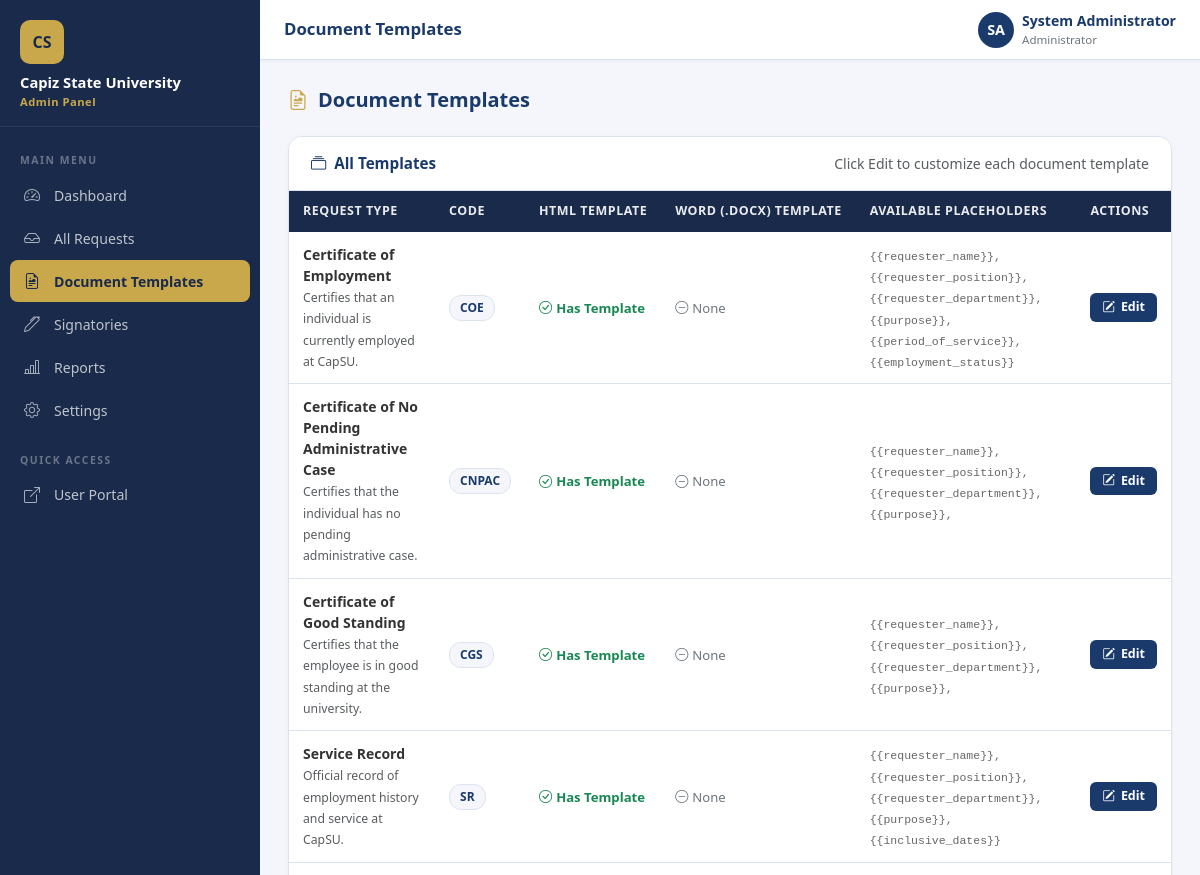
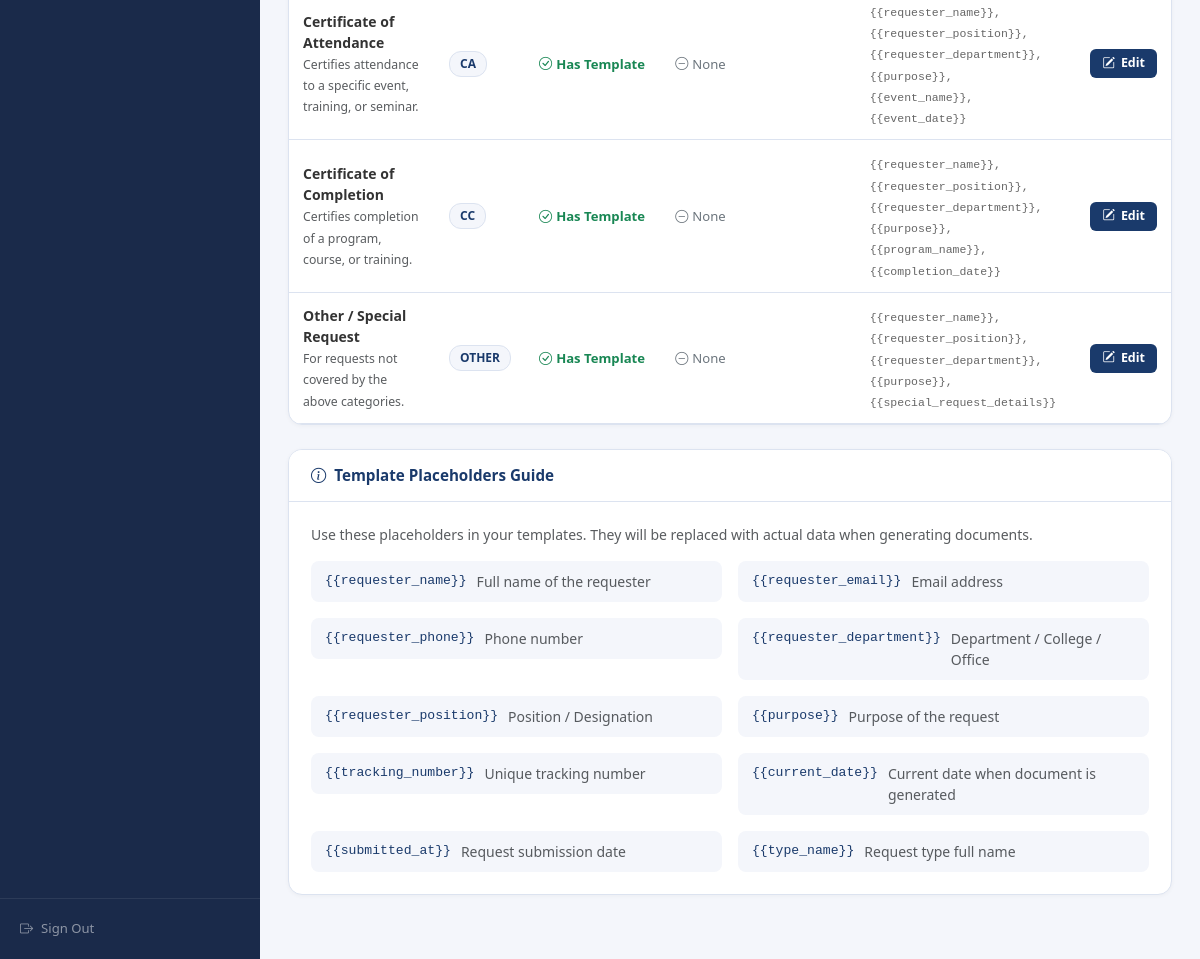
Screenshot of /admin/templates.php (signed in) with the database file from the repository (2 pictures, top to bottom).
### tables this page shows
CREATE TABLE IF NOT EXISTS settings (
  id INT PRIMARY KEY AUTO_INCREMENT,
  setting_key VARCHAR(100) UNIQUE NOT NULL,
  setting_value TEXT,
  updated_at TIMESTAMP DEFAULT CURRENT_TIMESTAMP ON UPDATE CURRENT_TIMESTAMP
);

CREATE TABLE IF NOT EXISTS document_templates (
  id INT PRIMARY KEY AUTO_INCREMENT,
  request_type_id INT NOT NULL UNIQUE,
  template_content LONGTEXT,
  header_html LONGTEXT,
  footer_html TEXT,
  layout_json JSON,
  template_docx_path VARCHAR(255) DEFAULT NULL,
  updated_at TIMESTAMP DEFAULT CURRENT_TIMESTAMP ON UPDATE CURRENT_TIMESTAMP,
  FOREIGN KEY (request_type_id) REFERENCES request_types(id)
);

CREATE TABLE IF NOT EXISTS request_types (
  id INT PRIMARY KEY AUTO_INCREMENT,
  code VARCHAR(20) UNIQUE NOT NULL,
  name VARCHAR(150) NOT NULL,
  description TEXT,
  form_fields JSON,
  is_active TINYINT(1) DEFAULT 1
);

### includes/functions.php (called while the page is built, shortened)
<?php
function get_setting($key) {
    $db = get_db();
    $stmt = $db->prepare('SELECT setting_value FROM settings WHERE setting_key = ?');
    $stmt->execute([$key]);
    $row = $stmt->fetch();
    return $row ? $row['setting_value'] : null;
}
function get_request_types_with_templates() {
    $db = get_db();
    $stmt = $db->query(
        'SELECT rt.*, dt.id AS template_id, dt.template_content,
                dt.header_html, dt.footer_html, dt.layout_json,
                dt.template_docx_path
         FROM request_types rt
         LEFT JOIN document_templates dt ON rt.id = dt.request_type_id
         ORDER BY rt.id ASC'
    );
    return $stmt->fetchAll();
}

### admin/templates.php (the view, shortened to what this page needs)
<?php
require_once __DIR__ . '/../includes/functions.php';
$templates = get_request_types_with_templates();
?>
<!DOCTYPE html>
<html lang="en">
<head>
    <link rel="stylesheet" href="https://cdn.jsdelivr.net/npm/bootstrap@5.3.2/dist/css/bootstrap.min.css">
    <link rel="stylesheet" href="https://cdn.jsdelivr.net/npm/bootstrap-icons@1.11.3/font/bootstrap-icons.min.css">
    <link rel="stylesheet" href="../assets/css/admin.css">
</head>
<body>
<?php include __DIR__ . '/includes/sidebar.php'; ?>
<div class="admin-main">
<?php include __DIR__ . '/includes/header.php'; ?>
<div class="admin-content">
    <div class="page-header-bar">
        <h4><i class="bi bi-file-earmark-richtext"></i> Document Templates</h4>
    </div>
    <div class="admin-card">
        <div class="card-header">
            <h5><i class="bi bi-collection"></i> All Templates</h5>
            <span class="text-muted small">Click Edit to customize each document template</span>
        </div>
        <div class="card-body p-0">
            <table class="admin-table">
                <thead>
                    <tr>
                        <th>Request Type</th>
                        <th>Code</th>
                        <th>HTML Template</th>
                        <th>Word (.docx) Template</th>
                        <th>Available Placeholders</th>
                        <th>Actions</th>
                    </tr>
                </thead>
                <tbody>
                    <?php foreach ($templates as $tpl): ?>
                    <tr>
                        <td>
                            <strong><?= htmlspecialchars($tpl['name']) ?></strong>
                            <br><small class="text-muted"><?= htmlspecialchars($tpl['description'] ?? '') ?></small>
                        </td>
                        <td>
                            <span class="status-badge" style="background:var(--light-bg);color:var(--primary-navy);border:1px solid var(--border-color);">
                                <?= htmlspecialchars($tpl['code']) ?>
                            </span>
                        </td>
                        <td>
                            <?php if ($tpl['template_content']): ?>
                            <span style="color:#198754;font-size:0.82rem;font-weight:600;"><i class="bi bi-check-circle me-1"></i>Has Template</span>
                            <?php else: ?>
                            <span style="color:#dc3545;font-size:0.82rem;font-weight:600;"><i class="bi bi-x-circle me-1"></i>No Template</span>
                            <?php endif; ?>
                        </td>
                        <td>
                            <?php if (!empty($tpl['template_docx_path'])): ?>
                            <span style="color:#198754;font-size:0.82rem;font-weight:600;"><i class="bi bi-file-word me-1"></i>Uploaded</span>
                            <?php else: ?>
                            <span style="color:#6c757d;font-size:0.82rem;"><i class="bi bi-dash-circle me-1"></i>None</span>
                            <?php endif; ?>
                        </td>
                        <td>
                            <code style="font-size:0.72rem;color:#666;">
                                {{requester_name}}, {{requester_position}},<br>
                                {{requester_department}}, {{purpose}},<br>
                                <?php
                                $fields = json_decode($tpl['form_fields'] ?? '[]', true) ?: [];
                                $ph = array_map(fn($f) => '{{'.$f['name'].'}}', $fields);
                                echo implode(', ', array_map('htmlspecialchars', $ph));
                                ?>
                            </code>
                        </td>
                        <td>
                            <a href="template_editor.php?type_id=<?= $tpl['id'] ?>" class="btn-admin-primary btn-admin-sm">
                                <i class="bi bi-pencil-square"></i> Edit
                            </a>
                        </td>
                    </tr>
                    <?php endforeach; ?>
                </tbody>
            </table>
        </div>
    </div>
    <div class="admin-card">
        <div class="card-header">
            <h5><i class="bi bi-info-circle"></i> Template Placeholders Guide</h5>
        </div>
        <div class="card-body">
            <p class="text-muted small mb-3">Use these placeholders in your templates. They will be replaced with actual data when generating documents.</p>
            <div class="row g-3">
                <?php
                $placeholders = [
                    ['{{requester_name}}',       'Full name of the requester'],
                    ['{{requester_email}}',      'Email address'],
                    ['{{requester_phone}}',      'Phone number'],
                    ['{{requester_department}}', 'Department / College / Office'],
                    ['{{requester_position}}',   'Position / Designation'],
                    ['{{purpose}}',              'Purpose of the request'],
                    ['{{tracking_number}}',      'Unique tracking number'],
                    ['{{current_date}}',         'Current date when document is generated'],
                    ['{{submitted_at}}',         'Request submission date'],
                    ['{{type_name}}',            'Request type full name'],
                ];
                foreach ($placeholders as $ph): ?>
                <div class="col-md-6">
                    <div style="background:var(--light-bg);border-radius:8px;padding:10px 14px;display:flex;gap:10px;align-items:flex-start;">
                        <code style="color:var(--primary-navy);font-size:0.82rem;white-space:nowrap;flex-shrink:0;"><?= $ph[0] ?></code>
                        <span class="text-muted small"><?= $ph[1] ?></span>
                    </div>
                </div>
                <?php endforeach; ?>
            </div>
        </div>
    </div>
</div>
</div>
</body>
</html>

### admin/includes/sidebar.php (shortened to what this page needs)
<?php
$current_page = basename($_SERVER['PHP_SELF']);
$uni_name = get_setting('university_name') ?: 'Capiz State University';
$nav_links = [
    ['href' => 'dashboard.php',     'icon' => 'bi-speedometer2',      'label' => 'Dashboard'],
    ['href' => 'requests.php',       'icon' => 'bi-inbox',              'label' => 'All Requests'],
    ['href' => 'templates.php',      'icon' => 'bi-file-earmark-richtext','label' => 'Document Templates'],
    ['href' => 'signatories.php',    'icon' => 'bi-pen',                'label' => 'Signatories'],
    ['href' => 'reports.php',        'icon' => 'bi-bar-chart-line',     'label' => 'Reports'],
    ['href' => 'settings.php',       'icon' => 'bi-gear',               'label' => 'Settings'],
];
?>
<aside class="admin-sidebar" id="adminSidebar">
    <div class="sidebar-brand">
        <div class="brand-logo">CS</div>
        <h6><?= htmlspecialchars($uni_name) ?></h6>
        <small>Admin Panel</small>
    </div>
    <nav class="sidebar-nav">
        <div class="nav-section-label">Main Menu</div>
        <ul class="list-unstyled mb-0">
            <?php foreach ($nav_links as $link): ?>
            <li class="nav-item">
                <a href="<?= $link['href'] ?>"
                   class="nav-link <?= ($current_page === $link['href']) ? 'active' : '' ?>">
                    <i class="bi <?= $link['icon'] ?>"></i>
                    <span><?= $link['label'] ?></span>
                </a>
            </li>
            <?php endforeach; ?>
        </ul>
        <div class="nav-section-label mt-2">Quick Access</div>
        <ul class="list-unstyled mb-0">
            <li class="nav-item">
                <a href="../index.php" target="_blank" class="nav-link">
                    <i class="bi bi-box-arrow-up-right"></i>
                    <span>User Portal</span>
                </a>
            </li>
        </ul>
    </nav>
    <div class="sidebar-footer">
        <a href="logout.php">
            <i class="bi bi-box-arrow-right"></i>
            <span>Sign Out</span>
        </a>
    </div>
</aside>

### assets/css/admin.css (style rules this page uses)
:root { --primary-dark: #1a2a4a; --primary-navy: #1a3a6b; --accent-gold: #c9a84c; --accent-gold-dark: #a8883a; --white: #ffffff; --sidebar-width: 260px; --header-height: 60px; --light-bg: #f4f6fb; --border-color: #dce3f0; --text-muted: #6c757d; }
* { box-sizing: border-box; }
body { font-family: 'Segoe UI', Arial, sans-serif; background: var(--light-bg); margin: 0; padding: 0; min-height: 100vh; }
.admin-sidebar { position: fixed; left: 0; top: 0; bottom: 0; width: var(--sidebar-width); background: var(--primary-dark); z-index: 1000; overflow-y: auto; transition: transform 0.3s ease; display: flex; flex-direction: column; }
.sidebar-brand { padding: 20px 20px 16px; border-bottom: 1px solid rgba(255,255,255,0.08); flex-shrink: 0; }
.sidebar-brand .brand-logo { width: 44px; height: 44px; background: var(--accent-gold); border-radius: 10px; display: flex; align-items: center; justify-content: center; font-weight: 900; font-size: 1rem; color: var(--primary-dark); margin-bottom: 10px; }
.sidebar-brand h6 { color: var(--white); font-size: 0.92rem; font-weight: 700; margin: 0 0 2px; line-height: 1.2; }
.sidebar-brand small { color: var(--accent-gold); font-size: 0.7rem; font-weight: 600; letter-spacing: 0.5px; display: block; }
.sidebar-nav { flex: 1; padding: 12px 0; }
.nav-section-label { font-size: 0.65rem; font-weight: 700; color: rgba(255,255,255,0.35); letter-spacing: 1.5px; text-transform: uppercase; padding: 14px 20px 4px; }
.sidebar-nav .nav-item { margin: 1px 10px; }
.sidebar-nav .nav-link { display: flex; align-items: center; gap: 10px; padding: 9px 14px; color: rgba(255,255,255,0.72); text-decoration: none; border-radius: 8px; font-size: 0.88rem; font-weight: 500; transition: all 0.2s; }
.sidebar-nav .nav-link i { font-size: 1rem; width: 20px; flex-shrink: 0; opacity: 0.85; }
.sidebar-nav .nav-link.active { background: var(--accent-gold); color: var(--primary-dark); font-weight: 700; }
.sidebar-nav .nav-link.active i { opacity: 1; color: var(--primary-dark); }
.sidebar-footer { padding: 14px 20px; border-top: 1px solid rgba(255,255,255,0.08); flex-shrink: 0; }
.sidebar-footer a { display: flex; align-items: center; gap: 8px; color: rgba(255,255,255,0.5); font-size: 0.82rem; text-decoration: none; padding: 6px 0; transition: color 0.2s; }
.admin-main { margin-left: var(--sidebar-width); padding-top: var(--header-height); min-height: 100vh; }
.admin-content { padding: 28px 28px 40px; }
.admin-card { background: var(--white); border-radius: 14px; border: 1px solid var(--border-color); overflow: hidden; margin-bottom: 24px; box-shadow: 0 1px 4px rgba(0,0,0,0.04); }
.admin-card .card-header { background: var(--white); border-bottom: 1px solid var(--border-color); padding: 16px 22px; display: flex; align-items: center; justify-content: space-between; }
.admin-card .card-header h5 { font-size: 0.95rem; font-weight: 700; color: var(--primary-navy); margin: 0; display: flex; align-items: center; gap: 8px; }
.admin-card .card-body { padding: 22px; }
.admin-table { width: 100%; border-collapse: collapse; font-size: 0.875rem; }
.admin-table thead th { background: var(--primary-dark); color: rgba(255,255,255,0.9); padding: 11px 14px; font-size: 0.78rem; font-weight: 600; text-transform: uppercase; letter-spacing: 0.5px; white-space: nowrap; }
.admin-table thead th:first-child { border-radius: 0; }
.admin-table tbody tr { border-bottom: 1px solid var(--border-color); transition: background 0.15s; }
.admin-table tbody td { padding: 12px 14px; vertical-align: middle; color: #333; }
.status-badge { display: inline-block; padding: 3px 10px; border-radius: 12px; font-size: 0.75rem; font-weight: 700; text-transform: capitalize; }
.btn-admin-primary { background: var(--primary-navy); color: var(--white); border: none; padding: 9px 22px; border-radius: 8px; font-weight: 600; font-size: 0.88rem; cursor: pointer; transition: all 0.2s; text-decoration: none; display: inline-flex; align-items: center; gap: 6px; }
.btn-admin-sm { padding: 5px 12px; font-size: 0.78rem; border-radius: 6px; }
.page-header-bar { display: flex; align-items: center; justify-content: space-between; margin-bottom: 24px; flex-wrap: wrap; gap: 12px; }
.page-header-bar h4 { font-size: 1.25rem; font-weight: 700; color: var(--primary-navy); margin: 0; display: flex; align-items: center; gap: 10px; }
.page-header-bar h4 i { color: var(--accent-gold); }

### rows the page displays
settings: setting_value "Capiz State University"
document_templates: request_type.name "Certificate of Employment", request_type.description "Certifies that an individual is currently employed at CapSU.", request_type.code "COE", shows "Has Template", shows "None", request_type.form_fields "{{period_of_service}}, {{employment_status}}"
document_templates: request_type.name "Certificate of No Pending Administrative Case", request_type.description "Certifies that the individual has no pending administrative case.", request_type.code "CNPAC", shows "Has Template", shows "None"
document_templates: request_type.name "Certificate of Good Standing", request_type.description "Certifies that the employee is in good standing at the university.", request_type.code "CGS", shows "Has Template", shows "None"
document_templates: request_type.name "Service Record", request_type.description "Official record of employment history and service at CapSU.", request_type.code "SR", shows "Has Template", shows "None", request_type.form_fields "{{inclusive_dates}}"
document_templates: request_type.name "Certificate of Attendance", request_type.description "Certifies attendance to a specific event, training, or seminar.", request_type.code "CA", shows "Has Template", shows "None", request_type.form_fields "{{event_name}}, {{event_date}}"
document_templates: request_type.name "Certificate of Completion", request_type.description "Certifies completion of a program, course, or training.", request_type.code "CC", shows "Has Template", shows "None", request_type.form_fields "{{program_name}}, {{completion_date}}"
document_templates: request_type.name "Other / Special Request", request_type.description "For requests not covered by the above categories.", request_type.code "OTHER", shows "Has Template", shows "None", request_type.form_fields "{{special_request_details}}"

### other values shown
$link['label'] "Dashboard"
$link['label'] "All Requests"
$link['label'] "Document Templates"
$link['label'] "Signatories"
$link['label'] "Reports"
$link['label'] "Settings"
$initials "SA"
$current_admin_name "System Administrator"
$ph[0] "{{requester_name}}"
$ph[1] "Full name of the requester"
$ph[0] "{{requester_email}}"
$ph[1] "Email address"
$ph[0] "{{requester_phone}}"
$ph[1] "Phone number"
$ph[0] "{{requester_department}}"
